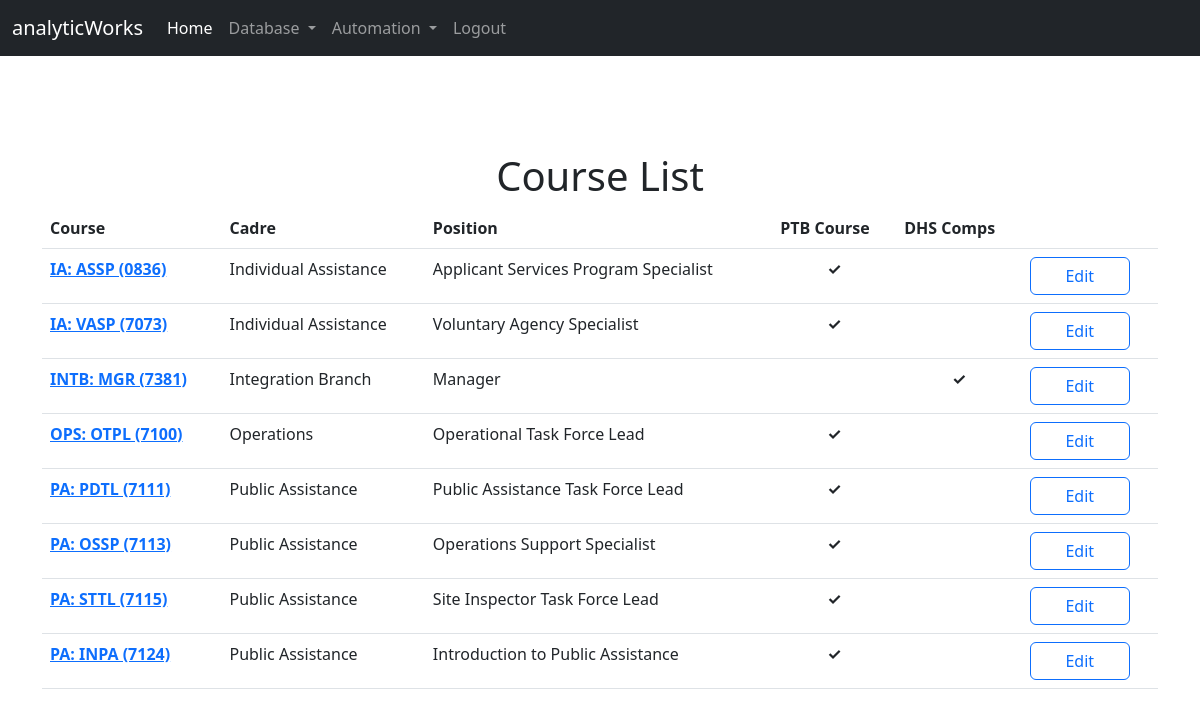
The page /db (signed in) on the database its author committed.
### CourseInfo/models.py (models this page shows)
class Course(models.Model):
    code = models.CharField( max_length = 1000)
    cadre = models.CharField(max_length = 1000)
    cadre_acronym = models.CharField(max_length = 10, default = "")
    position = models.CharField(max_length = 1000, default = "")
    position_acronym = models.CharField(max_length = 1000)
    ptb_course = models.BooleanField(default = True)
    dhs_comp = models.BooleanField(default = False)
    def __str__(self):
        return f'{self.cadre_acronym}: {self.position_acronym} ({self.code})'

### CourseInfo/views.py (the view)
# urls.py: path('db', views.db_home, name = 'db_home')
def db_home(request):
    course_info = Course.objects.all().order_by('cadre_acronym')
    return render(request, 'db/home.html',{'courses': course_info})

### CourseInfo/templates/db/home.html
{% extends 'base.html' %}
{% block content %}
    <br><br>
    {% if user.is_authenticated %}
        <br><br>
        <div class= "col-md-6 offset-md-3 text-center">
       <h1>Course List</h1>
       </div>
        <table class="table">
            <thead>
              <tr>
                <th scope="col">Course</th>
                <th scope="col">Cadre</th>
                <th scope="col">Position</th>
                <th scope="col">PTB Course</th>
                <th scope="col">DHS Comps</th>
                <th scope="col"></th>
              </tr>
            </thead>
            <tbody>
                    <tr>
                    {% for course in courses %}
                        <tr>
                        <th><a href = "{% url 'course' course.id %}">{{ course }}</a></th>
                        <td>{{ course.cadre }}</td>
                        <td>{{ course.position}}</td>
                        <td style="text-align: center">{%if course.ptb_course %}<b>&#10003;</b>{% endif %}</td>
                        <td style="text-align: center"><b>{%if course.dhs_comp %}&#10003;</b>{% endif %}</td>
                        <td><a href = "{% url 'edit_course' course.id %}" class="btn navbar-btn btn-outline-primary center-block" Style="width: 100px;" >Edit</a></td>
                        </tr>
                    {% endfor %}
                </tbody>
                </table>
    {% endif %}
{% endblock %}

### CourseInfo/templates/base.html (shortened to what this page needs)
<!doctype html>
<html lang="en">
  <head>
    <link href="https://cdn.jsdelivr.net/npm/bootstrap@5.3.0/dist/css/bootstrap.min.css" rel="stylesheet">
  </head>
  <body>
    {% include 'navbar.html' %}
    <div class="container">
    {% block content %}
    {% endblock %}
    </div>
  </body>
</html>

### CourseInfo/templates/navbar.html (shortened to what this page needs)
<nav class="navbar navbar-expand-lg navbar-dark bg-dark">
    <div class="container-fluid">
      <a class="navbar-brand" href="{% url 'home' %}">analyticWorks</a>
      <div class="collapse navbar-collapse" id="navbarNav">
        <ul class="navbar-nav">
          <li class="nav-item">
            <a class="nav-link active" aria-current="page" href="{% url 'home' %}">Home</a>
          </li>
          {% if user.is_authenticated %}
          <li class="nav-item dropdown">
            <a class="nav-link dropdown-toggle" href="#" id="navbarDropdown" role="button" data-bs-toggle="dropdown" aria-expanded="false">
              Database
            </a>
          </li>
          <li class="nav-item dropdown">
            <a class="nav-link dropdown-toggle" href="#" id="navbarDropdown" role="button" data-bs-toggle="dropdown" aria-expanded="false">
              Automation
            </a>
          </li>
          <li class="nav-item">
            <a class="nav-link float-end" href="{% url 'logout' %}">Logout</a>
          </li>
          {% endif %}
        </ul>
      </div>
    </div>
  </nav>

### rows shown on the page
Course: cadre_acronym+position_acronym+code "IA: ASSP (0836)", cadre "Individual Assistance", position "Applicant Services Program Specialist"
Course: cadre_acronym+position_acronym+code "IA: VASP (7073)", cadre "Individual Assistance", position "Voluntary Agency Specialist"
Course: cadre_acronym+position_acronym+code "INTB: MGR (7381)", cadre "Integration Branch", position "Manager"
Course: cadre_acronym+position_acronym+code "OPS: OTPL (7100)", cadre "Operations", position "Operational Task Force Lead"
Course: cadre_acronym+position_acronym+code "PA: PDTL (7111)", cadre "Public Assistance", position "Public Assistance Task Force Lead"
Course: cadre_acronym+position_acronym+code "PA: OSSP (7113)", cadre "Public Assistance", position "Operations Support Specialist"
Course: cadre_acronym+position_acronym+code "PA: STTL (7115)", cadre "Public Assistance", position "Site Inspector Task Force Lead"
Course: cadre_acronym+position_acronym+code "PA: INPA (7124)", cadre "Public Assistance", position "Introduction to Public Assistance"
